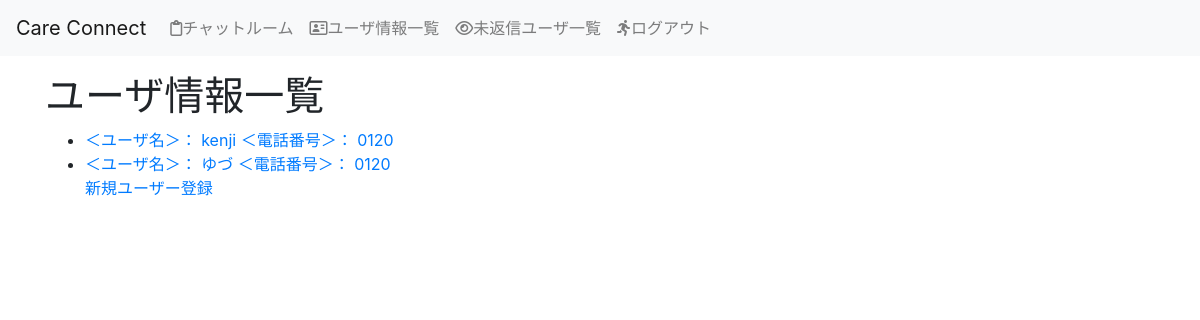
The page /profile/ (signed in) on the database its author committed.
### accounts/models.py (models this page shows, shortened)
class UserProfile(models.Model):
    user = models.OneToOneField(User, on_delete=models.CASCADE)
    address = models.TextField(blank=False, null=False)
    phone_number = models.CharField(max_length=15, blank=False, null=False)
    user_image = models.ImageField(
        upload_to="profile_pictures/", blank=False, null=False
    )

class User(AbstractBaseUser, PermissionsMixin):
    username = models.CharField(
        gettext_lazy("user name"),
        max_length=128,
        default="",
        blank=True,
    )
    email = models.EmailField(gettext_lazy("E-mail address"), unique=True)
    is_staff = models.BooleanField(
        gettext_lazy("staff status"),
        default=False,
        help_text=gettext_lazy(
            "Designates whether the user can log into this admin site."
        ),
    )
    is_active = models.BooleanField(
        gettext_lazy("active"),
        default=True,
        help_text=gettext_lazy(
            "Designates whether this user should be treated as active."
            "Unselect this instead of deleting accounts."
        ),
    )
    date_joined = models.DateTimeField(
        gettext_lazy("date joined"), default=timezone.now
    )
    objects = CustomUserManager()
    USERNAME_FIELD = "email"
    REQUIRED_FIELDS = []
    class Meta:
        verbose_name = gettext_lazy("user")
        verbose_name_plural = gettext_lazy("users")

### accounts/views.py (the view)
# urls.py: path("profile/", views.UserProfileListView.as_view(), name="profile_list"),
class UserProfileListView(ListView):
    model = UserProfile
    template_name = "profile_list.html"  # 一覧表示用のテンプレート名を指定
    context_object_name = "profiles"  # テンプレート内で使用する変数名を指定

### templates/profile_list.html
{% extends 'base.html' %}
{% block content %}
<h1>ユーザ情報一覧</h1>
<ul>
    {% for profile in profiles %}
    <li>
        <a href="{% url 'accounts:profile_detail' pk=profile.user.pk %}">
            ＜ユーザ名＞： {{ profile.user.username }}  ＜電話番号＞： {{ profile.phone_number }}
        </a>
    </li>
    {% endfor %}
    <a href="{% url 'accounts:profile_create' %}">新規ユーザー登録</a>
</ul>
{% endblock %}

### rows shown on the page
UserProfile: user.username "kenji", phone_number "0120"
UserProfile: user.username "ゆづ", phone_number "0120"
